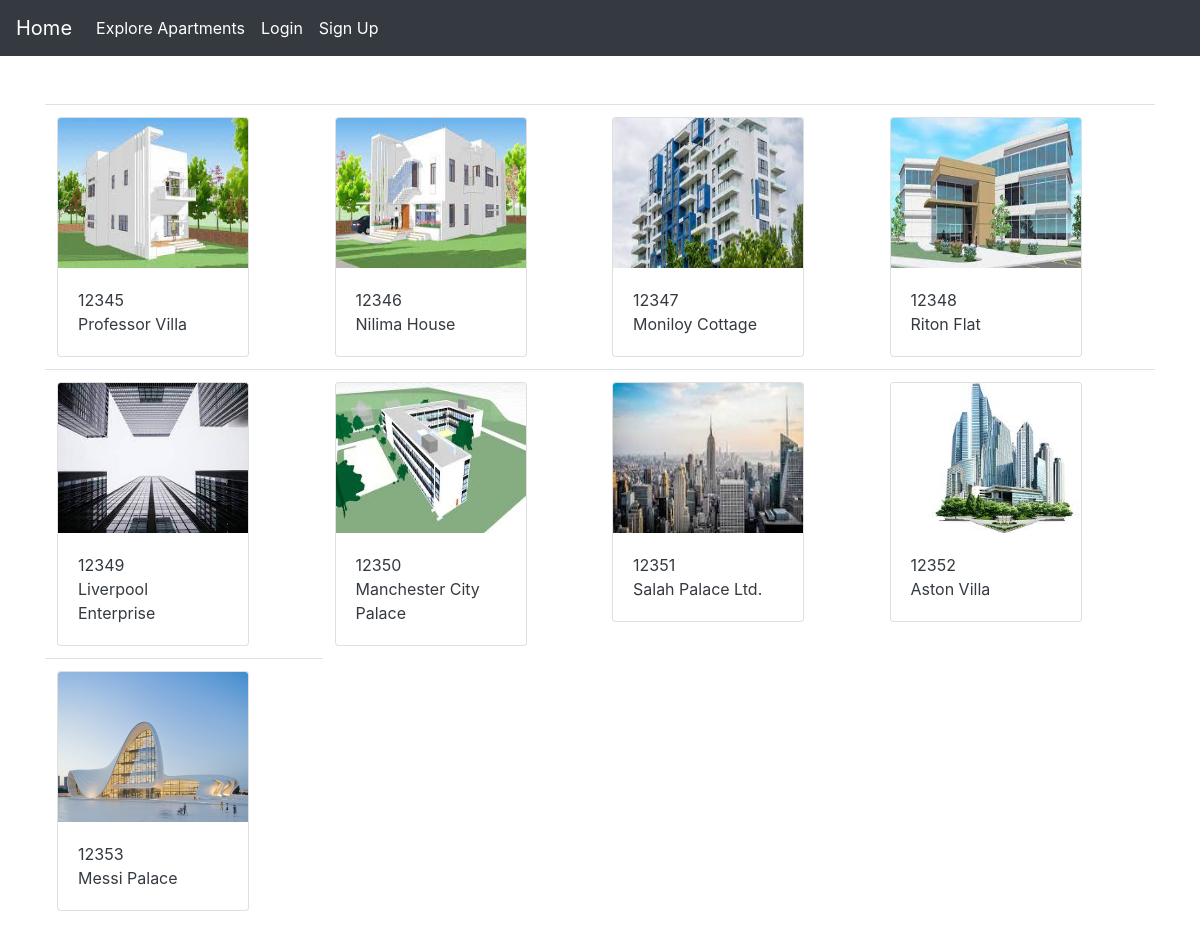
The page / on the database its author committed.
### tables this page shows
CREATE TABLE `building` (
  `holdingNumber` bigint(20) NOT NULL,
  `buildingName` varchar(200) NOT NULL,
  `image` varchar(150) NOT NULL
);

### index.php (the view, shortened to what this page needs)
<?php
    include_once('connect.php');
?>
<!doctype html>
<html lang="en">
    <head>
        <link rel="stylesheet" href="https://cdn.jsdelivr.net/npm/bootstrap@4.0.0/dist/css/bootstrap.min.css">
    </head>
    <body>
        <?php
            require 'home/_nav.php';
        ?>
        <div class="container my-5">
            <table class="table">
                <tbody>
                    <?php
                        $sql = "select * from building";
                        $result = mysqli_query($con, $sql);
                        $col = 1;
                        while ($row = mysqli_fetch_assoc($result)) {
                            $img = $row['image'];
                            if ($col == 1) {
                                echo '<tr>';
                            }
                            echo '<td>
                                    <a href="displayApartment.php?id='.$row['holdingNumber'].'" class="text-light">
                                        <div class="card" style="width: 12rem;">
                                        <img class="card-img-top" src="images/'.$img.'" alt="Card image cap" style="width: 190px; height: 150px;">
                                            <div class="card-body text-dark">
                                            '.$row['holdingNumber'].' <br>
                                            '.$row['buildingName'].' <br>
                                            </div>
                                        </div>
                                    </a>';
                            echo '</td>';
                            $col++;
                            if ($col == 5) {
                                echo '</tr>';
                                $col = 1;
                            }
                        }
                        if ($col > 1 && $col < 5) {
                            echo '</tr>';
                        }
                    ?>
                </tbody>
            </table>
        </div>
    </body>
</html>

### home/_nav.php (shortened to what this page needs)
<nav class="navbar navbar-expand-lg navbar-dark bg-dark">
  <a class="navbar-brand" href="index.php">Home</a>
  <div class="collapse navbar-collapse" id="navbarSupportedContent">
    <ul class="navbar-nav mr-auto">
    <li class="nav-item active">
        <a class="nav-link" href="Building/Apartments/index.php">Explore Apartments<span class="sr-only">(current)</span></a>
      </li>
      <?php
            if (!isset($_SESSION['email']) && !isset($_SESSION['type'])) {
              echo '<li class="nav-item active">
                      <a class="nav-link" href="ProfileSystem/login.php">Login <span class="sr-only">(current)</span></a>
                      </li>
                      <li class="nav-item active">
                   <a class="nav-link" href="ProfileSystem/signup.php">Sign Up<span class="sr-only">(current)</span></a>
                    </li>';
            }
            ?>
    </ul>
  </div>
</nav>

### rows shown on the page
building: shows a picture, holdingNumber "12345", buildingName "Professor Villa"
building: shows a picture, holdingNumber "12346", buildingName "Nilima House"
building: shows a picture, holdingNumber "12347", buildingName "Moniloy Cottage"
building: shows a picture, holdingNumber "12348", buildingName "Riton Flat"
building: shows a picture, holdingNumber "12349", buildingName "Liverpool Enterprise"
building: shows a picture, holdingNumber "12350", buildingName "Manchester City Palace"
building: image (picture), holdingNumber "12351", buildingName "Salah Palace Ltd."
building: image (picture), holdingNumber "12352", buildingName "Aston Villa"
building: image (picture), holdingNumber "12353", buildingName "Messi Palace"
